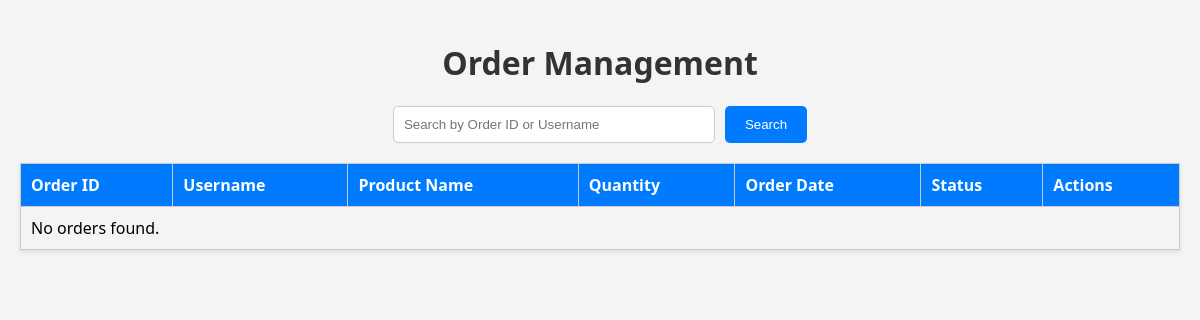
Page /order_management.php (signed in) on the earlier database version.
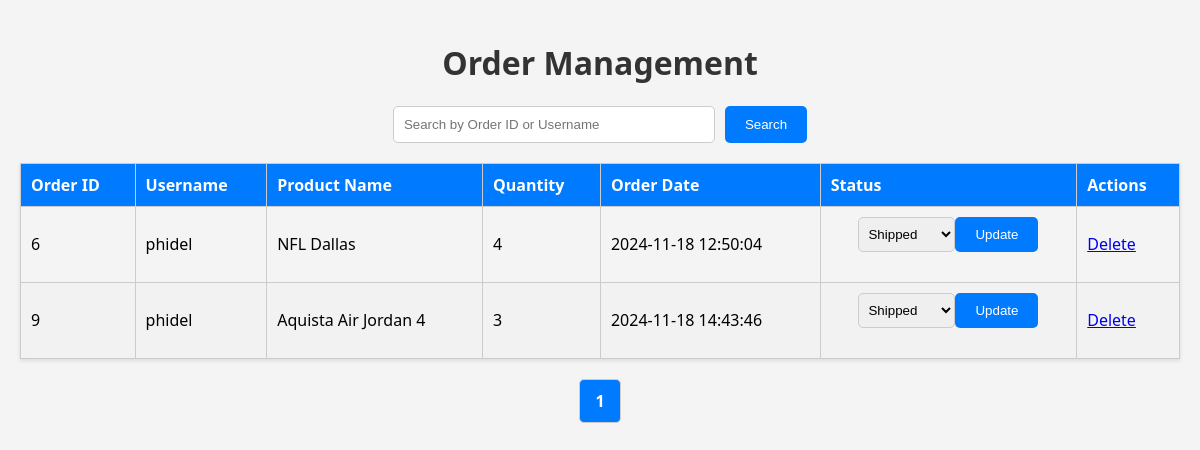
Same page on the later database version.
### tables this page shows
CREATE TABLE `orders` (
  `order_id` int NOT NULL AUTO_INCREMENT,
  `user_id` int NOT NULL,
  `product_id` int DEFAULT NULL,
  `quantity` int NOT NULL,
  `total_amount` decimal(10,2) NOT NULL,
  `payment_status` varchar(50) NOT NULL DEFAULT 'Pending',
  `transaction_id` varchar(100) DEFAULT NULL,
  `payment_date` timestamp NULL DEFAULT NULL,
  `order_date` timestamp NULL DEFAULT CURRENT_TIMESTAMP,
  `status` varchar(50) NOT NULL,
  `payment_method` varchar(50) DEFAULT NULL,
  `delivery_address` text,
  `phone_number` varchar(20) DEFAULT NULL,
  `email` varchar(100) DEFAULT NULL,
  `tracking_status` varchar(50) DEFAULT 'Order Received',
  `estimated_delivery_date` date DEFAULT NULL,
  PRIMARY KEY (`order_id`),
  KEY `user_id` (`user_id`),
  KEY `orders_ibfk_2` (`product_id`),
  CONSTRAINT `orders_ibfk_1` FOREIGN KEY (`user_id`) REFERENCES `users` (`user_id`) ON DELETE CASCADE,
  CONSTRAINT `orders_ibfk_2` FOREIGN KEY (`product_id`) REFERENCES `products` (`product_id`)
);

CREATE TABLE `users` (
  `user_id` int NOT NULL AUTO_INCREMENT,
  `username` varchar(50) NOT NULL,
  `full_name` varchar(255) DEFAULT NULL,
  `password` varchar(255) NOT NULL,
  `email` varchar(100) NOT NULL,
  `role` enum('user','admin') DEFAULT 'user',
  `created_at` timestamp NULL DEFAULT CURRENT_TIMESTAMP,
  `updated_at` timestamp NULL DEFAULT CURRENT_TIMESTAMP ON UPDATE CURRENT_TIMESTAMP,
  `profile_picture_url` varchar(255) DEFAULT NULL,
  PRIMARY KEY (`user_id`),
  UNIQUE KEY `username` (`username`),
  UNIQUE KEY `email` (`email`)
);

CREATE TABLE `products` (
  `product_id` int NOT NULL AUTO_INCREMENT,
  `product_name` varchar(100) NOT NULL,
  `price_ksh` decimal(10,2) NOT NULL,
  `description` text,
  `image_url` text,
  `category_id` int DEFAULT NULL,
  `quantity_in_stock` int NOT NULL,
  `created_at` timestamp NULL DEFAULT CURRENT_TIMESTAMP,
  `updated_at` timestamp NULL DEFAULT CURRENT_TIMESTAMP ON UPDATE CURRENT_TIMESTAMP,
  `size` text,
  PRIMARY KEY (`product_id`),
  KEY `category_id` (`category_id`),
  CONSTRAINT `products_ibfk_1` FOREIGN KEY (`category_id`) REFERENCES `categories` (`category_id`) ON DELETE SET NULL
);

### order_management.php (the view, shortened to what this page needs)
<?php
require 'db_config.php';
$search_query = isset($_GET['search']) ? $_GET['search'] : '';
$page = isset($_GET['page']) ? (int)$_GET['page'] : 1;
$limit = 10;
$offset = ($page - 1) * $limit;
$sql = "SELECT o.*, u.username, p.product_name AS product_name
        FROM orders o
        JOIN users u ON o.user_id = u.user_id
        JOIN products p ON o.product_id = p.product_id
        WHERE 1=1";
$params = [];
$sql .= " LIMIT $limit OFFSET $offset";
try {
    $stmt = $pdo->prepare($sql);
    $stmt->execute($params);
    $orders = $stmt->fetchAll();
    $countSql = "SELECT COUNT(*) FROM orders o JOIN users u ON o.user_id = u.user_id WHERE 1=1";
    if ($search_query) {
        $countSql .= " AND (o.order_id LIKE ? OR u.username LIKE ?)";
        $countParams = ["%$search_query%", "%$search_query%"];
    } else {
        $countParams = [];
    }
    $countStmt = $pdo->prepare($countSql);
    $countStmt->execute($countParams);
    $total_orders = $countStmt->fetchColumn();
    $total_pages = ceil($total_orders / $limit);
} catch (PDOException $e) {
    echo "Database query failed: " . $e->getMessage();
    exit();
}
?>
<!DOCTYPE html>
<html lang="en">
<head>
</head>
<body>
    <h1>Order Management</h1>
    <form method="GET" action="">
        <input type="text" name="search" placeholder="Search by Order ID or Username"
            value="<?php echo htmlspecialchars($search_query); ?>">
        <button type="submit">Search</button>
    </form>
    <table>
        <thead>
            <tr>
                <th>Order ID</th>
                <th>Username</th>
                <th>Product Name</th>
                <th>Quantity</th>
                <th>Order Date</th>
                <th>Status</th>
                <th>Actions</th>
            </tr>
        </thead>
        <tbody>
            <?php if ($orders): ?>
            <?php foreach ($orders as $order): ?>
            <tr>
                <td><?php echo htmlspecialchars($order['order_id']); ?></td>
                <td><?php echo htmlspecialchars($order['username']); ?></td>
                <td><?php echo htmlspecialchars($order['product_name']); ?></td>
                <td><?php echo htmlspecialchars($order['quantity']); ?></td>
                <td><?php echo htmlspecialchars($order['order_date']); ?></td>
                <td>
                    <form method="POST" action="">
                        <select name="status">
                            <option value="Shipped" <?php echo ($order['status'] === 'Shipped') ? 'selected' : ''; ?>>
                                Shipped</option>
                        </select>
                        <button type="submit" name="update_status">Update</button>
                    </form>
                </td>
                <td>
                    <a href="?delete=<?php echo htmlspecialchars($order['order_id']); ?>"
                        onclick="return confirm('Are you sure you want to delete this order?');">Delete</a>
                </td>
            </tr>
            <?php endforeach; ?>
            <?php else: ?>
            <tr>
                <td colspan="7">No orders found.</td>
            </tr>
            <?php endif; ?>
        </tbody>
    </table>
    <div class="pagination">
        <?php for ($i = 1; $i <= $total_pages; $i++): ?>
        <a href="?page=<?php echo $i; ?>&search=<?php echo urlencode($search_query); ?>"
            class="<?php echo ($i === $page) ? 'active' : ''; ?>">
            <?php echo $i; ?>
        </a>
        <?php endfor; ?>
    </div>
</body>
</html>

### order_management.php (style rules this page uses)
body { font-family: 'Segoe UI', Tahoma, Geneva, Verdana, sans-serif; background-color: #f4f4f4; margin: 0; padding: 20px; }
h1 { text-align: center; color: #333; }
form { display: flex; justify-content: center; margin-bottom: 20px; }
input[type="text"] { padding: 10px; border: 1px solid #ccc; border-radius: 5px; width: 300px; margin-right: 10px; }
button { padding: 10px 20px; border: none; border-radius: 5px; background-color: #007BFF; color: white; cursor: pointer; transition: background-color 0.3s; }
table { width: 100%; border-collapse: collapse; margin-bottom: 20px; box-shadow: 0 2px 4px rgba(0, 0, 0, 0.1); }
th, td { border: 1px solid #ccc; padding: 10px; text-align: left; }
th { background-color: #007BFF; color: white; }
tr:nth-child(even) { background-color: #f2f2f2; }
select { padding: 5px; border: 1px solid #ccc; border-radius: 5px; }
.pagination { display: flex; justify-content: center; margin-top: 20px; }
.pagination a { margin: 0 5px; padding: 10px 15px; text-decoration: none; color: #007BFF; border: 1px solid #ccc; border-radius: 5px; transition: background-color 0.3s; }
.pagination a.active { font-weight: bold; background-color: #007BFF; color: white; }

Differences in the rows shown:
added orders: order_id "6", user.username "phidel", product.product_name "NFL Dallas", quantity "4", order_date "2024-11-18 12:50:04", status "Shipped"
added orders: order_id "9", user.username "phidel", product.product_name "Aquista Air Jordan 4", quantity "3", order_date "2024-11-18 14:43:46", status "Shipped"
Other differences:
new list line: "1"
text no longer shown: "No orders found."
